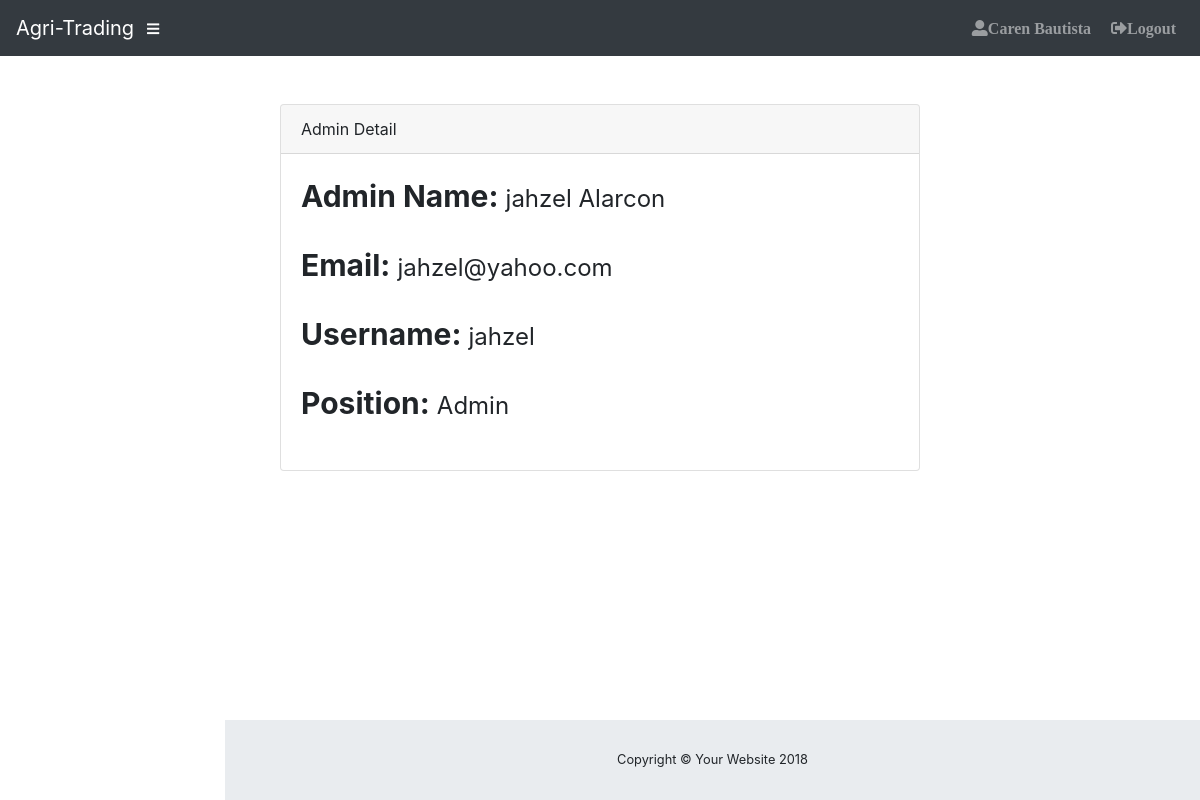
The app's page /admin/admindetail.php?id=1, older data.
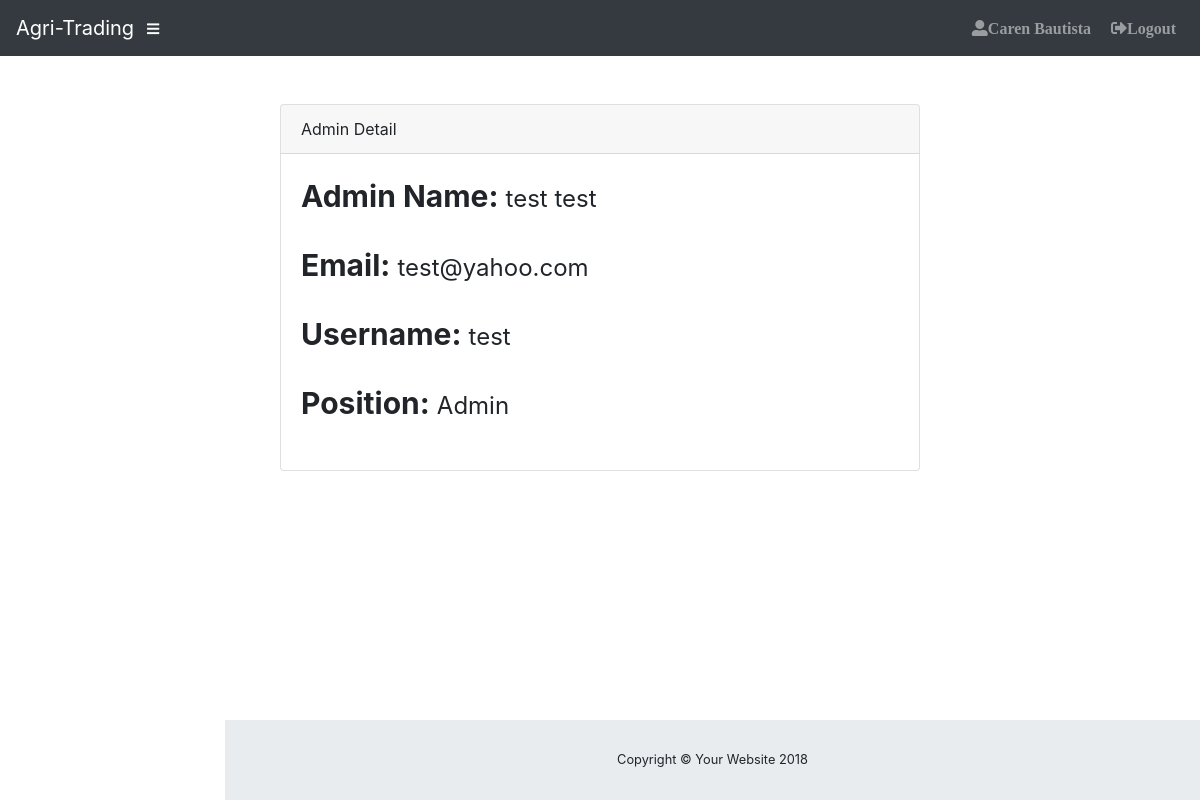
The same page, newer data.
### tables this page shows
CREATE TABLE `tblusers` (
  `user_id` int(11) NOT NULL,
  `fname` varchar(20) NOT NULL,
  `lname` varchar(20) NOT NULL,
  `email` varchar(30) NOT NULL,
  `contact` int(11) NOT NULL,
  `address` text NOT NULL,
  `position` varchar(50) NOT NULL,
  `username` varchar(30) NOT NULL,
  `pass` longtext NOT NULL
);

### admin/admindetail.php (the view, shortened to what this page needs)
<?php include('../includes/connection.php');?>
<?php include 'theme/header.php'; ?>
<?php
$query = 'SELECT user_id,concat(fname," ",lname)as name,email,username,position FROM tblusers
              WHERE
              user_id ='.$_GET['id'];
            $result = mysqli_query($db, $query) or die(mysqli_error($db));
              while($row = mysqli_fetch_array($result))
              {
               $i = $row['name'];
               $b = $row['email'];
               $d = $row['username'];
               $c = $row['position'];
              }
?>
               <div class="container">
      <div class="card card-register mx-auto mt-5">
        <div class="card-header">Admin Detail</div>
        <div class="card-body">
            <tr>
              <td align="center" width="20%"><b style="font-size: 30px">Admin Name: </b></td>
              <td align="center" width="20%">
                <a style="font-size: 24px"><?php echo $i; ?></a>
              </td>
            </tr>
        <br>
        <br>
         <tr>
              <td align="center" width="20%"><b style="font-size: 30px">Email: </b></td>
              <td align="center" width="20%">
                <a style="font-size: 24px"><?php echo $b; ?></a>
              </td>
            </tr>
        <br>
        <br>
         <tr>
              <td align="center" width="20%"><b style="font-size: 30px">Username: </b></td>
              <td align="center" width="20%">
                <a style="font-size: 24px"><?php echo $d; ?></a>
              </td>
            </tr>
        <br>
        <br>
         <tr>
              <td align="center" width="20%"><b style="font-size: 30px">Position: </b></td>
              <td align="center" width="20%">
                <a style="font-size: 24px"><?php echo $c; ?></a>
              </td>
            </tr>
        <br>
        <br>
                    </div>
                </div>
                </div>
<?php include 'theme/footer.php'; ?>

Row changes from the older to the newer data that the page shows:
changed tblusers "Admin": email "jahzel@yahoo.com" → "test@yahoo.com"; username "jahzel" → "test"
Text that changed along with them:
$i: "jahzel Alarcon" → "test test"
